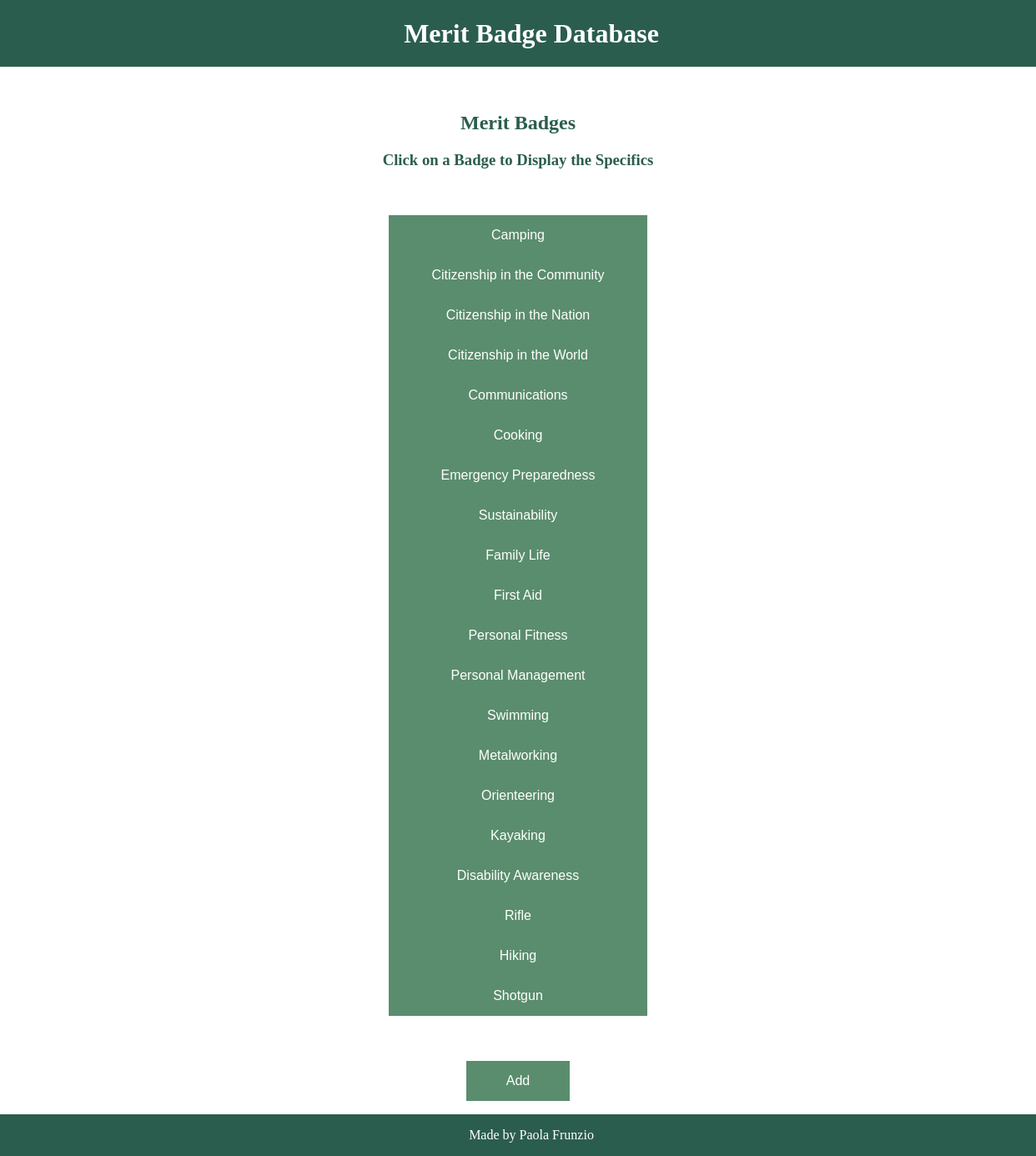
The page / on the database its author committed.
### tables this page shows
CREATE TABLE 'MeritBadges' ('id' integer PRIMARY KEY AUTOINCREMENT NOT NULL, 'name' text NOT NULL, 'eagle' boolean NOT NULL, 'photoid' text, 'started' boolean, 'startdate' date, 'completed' boolean, 'completiondate' date, 'counselor' text, 'totalreqs' integer, 'completereqs' integer, 'percentdone' real);

### application.py (the view)
@app.route('/')
@app.route('/display', methods=["POST"])
def display():
    mb = db.execute("SELECT name FROM MeritBadges")
    badges = []
    for row in mb:
        badges.append(row["name"])
    return render_template("display.html", badges=badges)

### templates/display.html (shortened to what this page needs)
{% extends "layout.html" %}
{% block body %}
<h2>Merit Badges</h2>
<h3>Click on a Badge to Display the Specifics</h3></br></br>
{% for badge in badges %}
    <form action="/mb" method="post">
    <button type="submit" class="mbbutton" name="name" style="width:25%" value="{{badge}}">
    {{badge}}
    </button>
    </form>
{% endfor %}
<form action="/add" method="post">
    <button type="submit" class="button">Add</button>
</form>
{% endblock %}

### templates/layout.html
<!DOCTYPE html>
<html>
    <head>
        <link href="/static/style.css" rel="stylesheet">
    </head>
    <body>
        <header class="container color center" style="width:100%">
            <h1>Merit Badge Database</h1>
        </header>
            <div class="content margin-top" style="max-width:1400px;">
                {% block body %}
                {% endblock %}
            </div>
        <footer class="container color center margin-top" style="width:100%">
          <p>Made by Paola Frunzio</p>
        </footer>
    </body>
</html>

### static/style.css (style rules this page uses)
body { margin: 0; text-align: center; }
h2,h3 { color: #2b5d4f; }
.color { color: white; background-color: #2b5d4f; }
.container { padding: 0.01em 16px; content: ""; display: table; clear: both; }
.content { margin-left: auto; margin-right: auto; max-width: 980px; }
.center { text-align: center; align-content: center; }
.margin-top { margin-top: 16px; }
.mbbutton { background-color: #5a8d6d; border: none; color: white; padding: 15px 32px; text-align: center; text-decoration: none; display: inline-block; font-size: 16px; width: 25%; }
.button { background-color: #5a8d6d; border: none; color: white; padding: 15px 32px; text-align: center; text-decoration: none; display: inline-block; font-size: 16px; width: 10%; }
.center { display: block; margin-left: auto; margin-right: auto; width: 50%; }

### rows shown on the page
MeritBadges: name "Camping"
MeritBadges: name "Citizenship in the Community"
MeritBadges: name "Citizenship in the Nation"
MeritBadges: name "Citizenship in the World"
MeritBadges: name "Communications"
MeritBadges: name "Cooking"
MeritBadges: name "Emergency Preparedness"
MeritBadges: name "Sustainability"
MeritBadges: name "Family Life"
MeritBadges: name "First Aid"
MeritBadges: name "Personal Fitness"
MeritBadges: name "Personal Management"
MeritBadges: name "Swimming"
MeritBadges: name "Metalworking"
MeritBadges: name "Orienteering"
MeritBadges: name "Kayaking"
MeritBadges: name "Disability Awareness"
MeritBadges: name "Rifle"
MeritBadges: name "Hiking"
MeritBadges: name "Shotgun"
